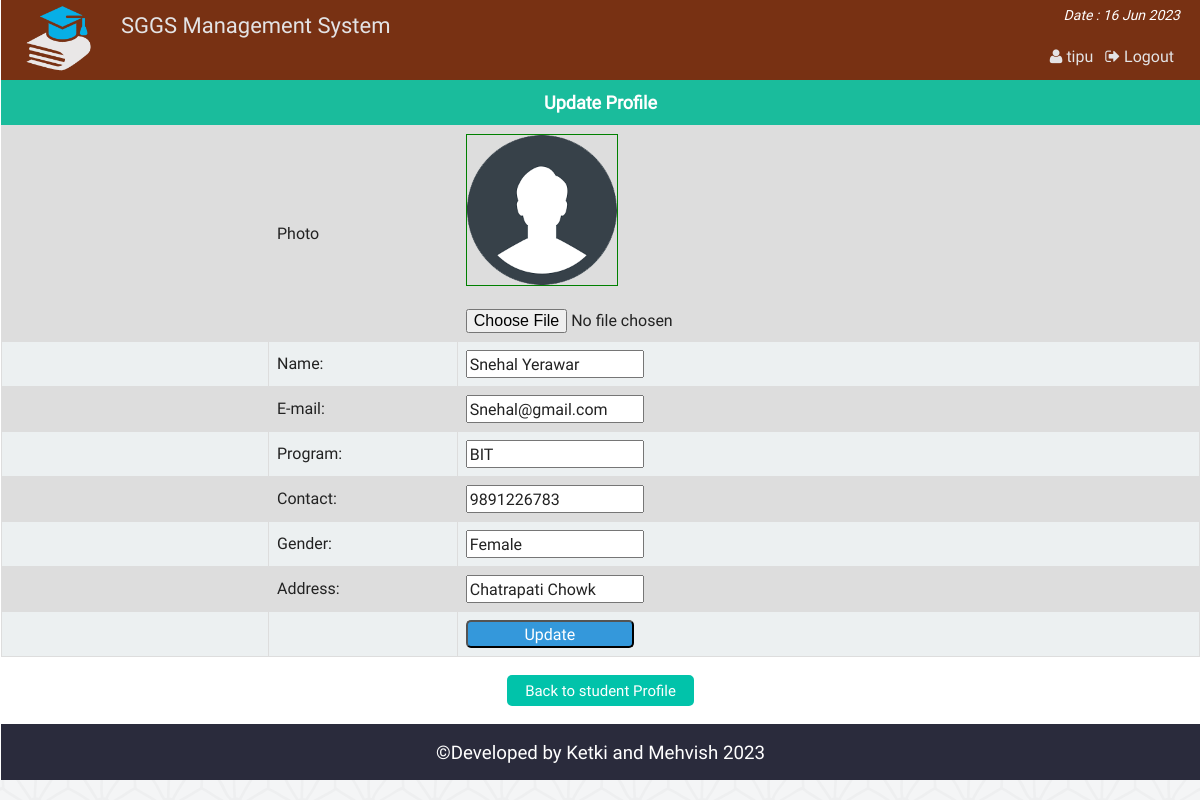
The page /admin_single_student_update.php?id=1 (signed in) on the database its author committed.
### tables this page shows
CREATE TABLE `st_info` (
  `st_id` int(11) NOT NULL,
  `name` varchar(100) NOT NULL,
  `password` varchar(32) NOT NULL,
  `email` varchar(50) NOT NULL,
  `bday` date NOT NULL,
  `program` varchar(10) NOT NULL,
  `contact` varchar(20) NOT NULL,
  `gender` varchar(10) NOT NULL,
  `address` varchar(255) NOT NULL,
  `img` varchar(255) DEFAULT NULL
);

### php/functions.php (called while the page is built, shortened)
<?php
class login_registration_class{
	public function getuserbyid($st_id){
		global $conn;
		$query = $conn->query("select * from st_info where st_id='$st_id'");
		return $query;
	}
};
?>

### admin_single_student_update.php (the view, shortened to what this page needs)
<?php
	require "php/config.php";
	require_once "php/functions.php";
	$user = new login_registration_class();
	if(isset($_REQUEST['id'])){
		$st_id = $_REQUEST['id'];
	}else{
		header('Location: admin.php');
		exit();
	}
?>
<?php
include "php/headertop_admin.php";
?>
<div class="profile">
			<h3 style="font-size:18px;text-align:center;background:#1abc9c;color:#fff;padding:10px;margin:0">Update Profile</h3>
			<div class="st_update fix">
				<form action="" method="post" enctype="multipart/form-data">
						<?php
						$result = $user->getuserbyid($st_id);
						while($row = $result->fetch_assoc()){
						?>
					<table class="tab_one" >
						<tr>
							<td style="width:250px;"></td>
							<td>Photo</td>
							<td>
							<img id="logo_preview" src="img/student/<?php echo $row['img']?>" style="height:150px; width:150px; border:1px green solid;"><br><br>
							<input type="file" name="personal_image" id="spic" onchange="PreviewImage('personal_image', 'logo_preview')" />
							</td>
						</tr>
						<tr>
							<td style="width:125px;"></td>
							<td>Name:</td>
							<td><input type="text" name="st_name" value="<?php echo $row['name'];?>"></td>
						</tr>
						<tr>
							<td style="width:125px;"></td>
							<td>E-mail:</td>
							<td><input type="email" name="st_email" value="<?php echo $row['email']; ?>"></td>
						</tr>
						<tr>
							<td style="width:125px;"></td>
							<td>Program:</td>
							<td><input type="text" name="st_dept" value="<?php echo $row['program']; ?>"></td>
						</tr>
						<tr>
							<td style="width:125px;"></td>
							<td>Contact:</td>
							<td><input type="text" name="st_contact" value="<?php echo $row['contact']; ?>"></td>
						</tr>
						<tr>
							<td style="width:125px;"></td>
							<td>Gender:</td>
							<td><input type="text" name="st_gender" value="<?php echo $row['gender']; ?>"></td>
						</tr>
						<tr>
							<td style="width:125px;"></td>
							<td>Address:</td>
							<td><input type="text" name="st_add" value="<?php echo $row['address']; ?>"></td>
						</tr>
						<tr>
						<td style="width:125px;"></td>
						<td></td>
						<td colspan="2">
							<input style="background:#3498db;color:#fff;width:168px;border-radius:5px;" type="submit" name="Update" value="Update">
							</td>
						</tr>
					</table>
						<?php } ?>
				</form>
			</div>
			<div class="back fix">
				<p style="text-align:center"><a href="admin_all_student.php"><button class="editbtn">Back to student Profile</button></a></p>
			</div>
</div>
<?php include "php/footerbottom.php";?>

### css/main.css (style rules this page uses)
html { color: #222; font-size: 1em; line-height: 1.4; }
audio, canvas, iframe, img, svg, video { vertical-align: middle; }
a { text-decoration:none; }
.fix { overflow:hidden; }
body { font-family:roboto !important; background:url(../img/ptrn.png) repeat fixed; }
.st_reg th, td { padding: 8px; }
table.tab_one { width:100%; }
table.tab_one td { border:1px solid #ddd; padding:8px; }
table.tab_one tr:nth-child(odd) { background:#ddd; }
table.tab_one tr:nth-child(even) { background:#ecf0f1; }
.editbtn { background-color: #01C3AA; border: none; border-radius:5px; color: white; padding: 5px 18px; text-align: center; text-decoration: none; display: inline-block; font-size: 15px; margin: 2px 1px; cursor: pointer; }
table.att_tab tr,td,th { border:2px solid #ddd; border-collapse:collapse; padding:8px; }

### rows shown on the page
st_info: img (picture), st_name "Snehal Yerawar", st_email "Snehal@gmail.com", st_dept "BIT", st_contact "9891226783", st_gender "Female", st_add "Chatrapati Chowk"

### other values the page prints
$admin_name "tipu"
